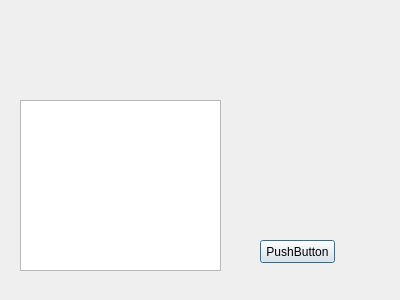
<?xml version="1.0" encoding="UTF-8"?>
<ui version="4.0">
 <class>Dialog</class>
 <widget class="QDialog" name="Dialog">
  <property name="geometry">
   <rect>
    <x>0</x>
    <y>0</y>
    <width>400</width>
    <height>300</height>
   </rect>
  </property>
  <property name="windowTitle">
   <string>Dialog</string>
  </property>
  <widget class="QTextEdit" name="plainTextEdit">
   <property name="geometry">
    <rect>
     <x>20</x>
     <y>100</y>
     <width>201</width>
     <height>171</height>
    </rect>
   </property>
  </widget>
  <widget class="QPushButton" name="btnClear">
   <property name="geometry">
    <rect>
     <x>260</x>
     <y>240</y>
     <width>75</width>
     <height>23</height>
    </rect>
   </property>
   <property name="text">
    <string>PushButton</string>
   </property>
  </widget>
 </widget>
 <resources/>
 <connections/>
</ui>
